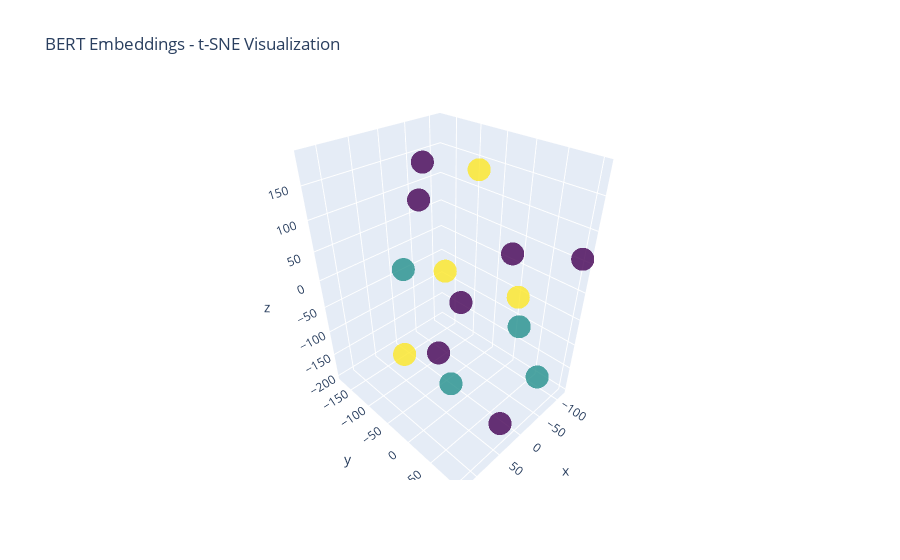

Write notebook code for a chart like this one.
### Markdown cell above
### Visualize word embeddings

### Code cell
import numpy as np
from sklearn.manifold import TSNE
import plotly.graph_objects as go

# Example sentences
sentences = [ "He plays the guitar very well.", "She is a doctor", "He is a doctor"]

# Tokenize the sentences
tokenized_sentences = [tokenizer.encode(sentence, add_special_tokens=True) for sentence in sentences]
input_tensors = [torch.tensor([input_ids]) for input_ids in tokenized_sentences]

# Get the BERT model embeddings for the sentences
with torch.no_grad():
    sentence_outputs = [model(input_tensor).last_hidden_state.squeeze(0).numpy() for input_tensor in input_tensors]

# Filter out non-word tokens
non_word_tokens = [tokenizer.cls_token_id, tokenizer.sep_token_id, tokenizer.pad_token_id]

filtered_embeddings = []
filtered_sentences = []
sentence_ids = []

sentence_id = 0
for sentence, input_ids in zip(sentence_outputs, tokenized_sentences):
    
    for i in range(len(input_ids)):
        if input_ids[i] not in non_word_tokens:
            filtered_sentences.append(tokenizer.decode(input_ids[i]))
            filtered_embeddings.append(sentence[i])
            sentence_ids.append(sentence_id)
    sentence_id += 1

# Convert filtered embeddings to NumPy array
filtered_embeddings = np.array(filtered_embeddings)

# Apply t-SNE to reduce the dimensionality of the embeddings
tsne_embeddings = TSNE(n_components=3, perplexity=5, random_state=42).fit_transform(filtered_embeddings)

# Create an interactive 3D scatter plot using Plotly
fig = go.Figure(data=go.Scatter3d(
    x=tsne_embeddings[:, 0],
    y=tsne_embeddings[:, 1],
    z=tsne_embeddings[:, 2],
    mode='markers',
    text=filtered_sentences,
    marker=dict(
        size=8,
        color=sentence_ids,
        colorscale='Viridis',
        opacity=0.8
    )
))

# Set plot layout
fig.update_layout(
    title="BERT Embeddings - t-SNE Visualization",
    scene=dict(
    )
)

# Show the interactive plot
fig.show()

### Figure 1 — Plotly figure (JSON) as saved in the notebook; plotly's stock layout.template omitted (floating-point values rounded to 4 significant figures)
{"data": [{"marker": {"color": [0, 0, 0, 0, 0, 0, 0, 1, 1, 1, 1, 2, 2, 2, 2], "colorscale": [[0, "#440154"], [0.1111, "#482878"], [0.2222, "#3e4989"], [0.3333, "#31688e"], [0.4444, "#26828e"], [0.5556, "#1f9e89"], [0.6667, "#35b779"], [0.7778, "#6ece58"], [0.8889, "#b5de2b"], [1, "#fde725"]], "opacity": 0.8, "size": 8}, "mode": "markers", "text": ["h e", "p l a y s", "t h e", "g u i t a r", "v e r y", "w e l l", ".", "s h e", "i s", "a", "d o c t o r", "h e", "i s", "a", "d o c t o r"], "type": "scatter3d", "x": [23.03, 17.77, 7.0, -110.5, -62.37, 42.27, 123.5, -108.6, 113.1, 61.23, -50.79, -60.1, 117.1, -15.7, -115.2], "y": [-68.04, 78.82, -62.69, 103.1, -177.7, 101.6, 97.06, 62.46, 72.55, -72.95, 52.94, -46.24, -11.7, -68.34, 1.339], "z": [184.8, 111.2, -145.9, 58.87, 72.1, -152.0, 105.9, -196.1, -38.53, 40.32, -54.77, 158.8, -42.31, 4.575, -60.17]}], "layout": {"title": {"text": "BERT Embeddings - t-SNE Visualization"}}}
